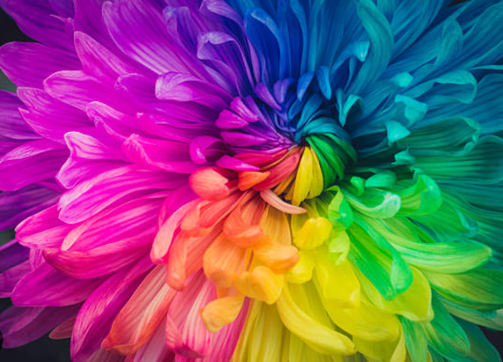
#> input picture deep-learning/images/colorimage1.jpeg, 503 x 362 px
$ jupyter execute --allow-errors main.ipynb   (shell and % lines are left out)
#> lines starting #> are read from the running program, lines starting #| are printed output that depends on the picture
[cell 1]
a = 10
b = 11.4

[cell 2]
print(type(a), type(b))
print(a, 100, 200, b)
print(a, 100, 200, b, sep=',', end='...')

[cell 3]
c = None
for _ in range(1, 10):
    c = 100
print(c)

[cell 4]
c = a > b
c, type(c)

[cell 5]
str = 'hello "world"'
str1 = "hello 'world'"
print(str, str1, sep=" and ", end="dsa")

[cell 6]
print(str[0])
print(str1[-13])
print(str1[2:10])
print(str[:3] + str1[3:])
print(str.upper())
str.replace('"', "!")

[cell 7]
tmp = 35.5
prob = 80.3
str = f"온도는 {tmp + 1} 이고 강수 확률은 {prob} 입니다."
print(str)
c = str.split(".")
print(c)
print(str)
"!".join(c)

[cell 8]
a = []
a = 1,2,3,4,5
b = [a,4,2,"이상현",3]
print(type(a))
print(b)
str = "hello world"
print(list(str))
b.sort
print(b)

print(a.index(5))
print(a[2])
b[2] = 312
print(b)

[cell 9]
str = 'hello world'
# str[1] = 'a'
# String 은 불변
str1 = str.replace('l', 'L')
print(str)
print(str1)
print(str[2:11:2])

[cell 10]
a = [4,2,6,2]
a.append(3)
print(a)
print(a[4])
print(a.index(2))
a.remove(2)
print(a)
a.append(12)
print(a.pop())
print(a)
a.reverse()
print(a)
a.sort()
print(a)
print(a.index(4))

[cell 11]
a = [10, 30, 523, 12, 75]
print(10 in a)
print(20 in a)
print(20 not in a)
b = [1, 3, 2]
tmp = b.copy()
b.extend(a)
a+=tmp
print(b)
print(a)
a.sort()
b.sort()
print(a)
print(b)
print(a == b)
print(a is b) # 메모리 주소 비교
print(a in b)
a[1] = 3
print(a is b)

[cell 12]
a = [1, 2, 3]
b = (1, 2, 3)
print(type(a))
print(type(b))
a[0] = 0
print(a)
# b[0] = 0;
print(b)
c = list(b)
c[0] = 0
print(c)
print(type(c))
c = tuple(c)
print(type(c))
print(c)

[cell 13]
d = 1, 2, 3
print(type(d))
i, j = 100, 200
print(i, j)
i, j = j, i
print(i, j)

[cell 14]
a = {'korea': 'seoul', 'canada': 'ottawa', 'japan': 'tokyo'}
for key in a:
    print(key, a[key])

b = a.values()
c = a.keys()
print(a, b, c)

[cell 15]
a =[1,1,2,3,4,4,5,3,1]
b = {1,2,3,10,11,51}
print(a)
a = set(a)
print(a)
print(a.union(b))
print(a.issuperset(b))

[cell 16]
if 5 < 6:
    print("6은 5 이상이다")
print("?")
print("!")

[cell 17]
a, b, c = 10, 20, 30
if (a == 10 and b == 20) or c == 100:
    print("1번 참")
else:
    print("1번 거짓")

if a!=10:
    print("2번 조건 참")
else:
    print("2번 조건 거짓")

if not a == 20:
    print("3번 조건 참")
else:
    print("3번 조건 거짓")

[cell 18]
a = [1, 10, 20, 100]
while len(a) > 0:
    print(a.pop())

[cell 19]
a = [1, 10, 20, 100]

for v in a:
    print(v, v*2)

[cell 20]
a = {'korea': 'seoul', 'canada': 'ottawa', 'japan': 'tokyo'}

b = a.values()
c = a.keys()

for k in c:
    print(k, a.get(k))

l = a.items()
print(l)
for key, value in l:
    print(key, value)

[cell 21]
a = [10, 20, 30, 40]
for i, v in enumerate(a):
    if i == 3: break
    print(i * v)

[cell 22]
for i in range(2, 10):
    for j in range(2, 10):
        print(i, "*", j, "=", i * j)

[cell 23]
def test(x, y, z=1):
    print(x)
    print(y)
    print(z)
    return 0

test(z=100, x=200, y=99)

[cell 24]
def add_mul(x, y):
    s = x + y
    m = x * y
    return s, m
a = add_mul(4, 5)
print(a)
print(type(a))

b, c = add_mul(4, 5)
print(b, c)
print(type(b), type(c))

[cell 25]
a = "온되: {}, 습도: {}%, 강수확률: {}%".format(20, 90, 100)

print(a)

[cell 26]
a = "온도: {temp}, 습도: {hu}%, 강수확률: {rain}%".format(rain = 100, hu = 90, temp = 20)

print(a)

[cell 27]
s = ['bob', 'carles', 'jame', 'teddy', 'alexander']

[cell 28]
def str_len(s):
    return len(s)

s.sort()
print(s)

[cell 29]
string = ['bob', 'carles', 'alexander', 'teddy', 'jane']
string.sort(reverse=True)
print(string)

[cell 30]
a = [10, 12, 3, 5, 6, 9, 23, 9, 4]
b = list(filter(lambda x: x % 2 == 0, a))
print(b)

[cell 31]
a = [10, 12, 3, 5, 6, 9, 23, 9, 4]
b = list(map(lambda x: x ** 2, a))
print(b)

[cell 32]
a = [10, 12, 3, 5, 6, 9, 23, 9, 4]
b = []
for x in a:
    b.append(x ** 2)
print(b)

[cell 33]
def mean(nums):
    _sum = 0
    for i in nums:
        _sum += i
    return (_sum / len(nums))

print(mean(range(100)))

[cell 34]
print(list(filter(lambda x: x % 5 == 0 and x % 3 == 0 and x % 2 == 0, range(100))))

[cell 35]
a = list(range(100))
print(a)

[cell 36]
import math
def is_prime(num):
#> called with num = 1
    for i in range(2, int(math.sqrt(x)) + 1):
        if num % i == 0:
            return False
    return True

[cell 37]
print(list(filter(lambda x: is_prime(x), range(1, 100))))

[cell 38]
n = 1000
array = [True for i in range(n + 1)]

for i in range(2, int(math.sqrt(n)) + 1):
    if array[i] == True:
        j = 2
        while i * j <= n:
            array[i * j] = False
            j += 1


print(list(filter(lambda x: array[x], range(2, n))))

[cell 39]
def num_prime(num):
#> called with num = 10
    count = 0
    primtNum = []
    for x in range(2, num + 1):
        if is_prime(x):
            count += 1
    return count

[cell 40]
print(num_prime(10))

[cell 41]
import requests
#> (the rest of this cell did not finish here and is left out)

[cell 42]
math.sin(100)

[cell 43]
import numpy as np
np.cos(3.141 / 2)

[cell 44]
from math import *

sin(3.141), cos(3.141)

import math as m

m.sin(m.pi)
np.cos(pi)

[cell 45]
class Person:
    pass

kang = Person()
print(type(kang))
print(kang)

[cell 46]
a = list()
print(type(a))
print(a)

[cell 47]
class Person:
    def __init__(self):
        print(self, "is generated")

p1 = Person()
p2 = Person()

[cell 48]
class Person:
    def __init__(self, name, age = 10):
        print(self, "is generated")
        self.name = name
        self.age = age
        self.hobby = 'singing'

    def print(self):
        print(self.name, self.age, self.hobby)

p1 = Person("Bob", 30)
p2 = Person("Kang", 52)
p3 = Person("Kim")

p1.hobby = 'trip'
p1.print()
p2.print()
p3.print()

[cell 49]
class Counter:
    def __init__(self, num):
        self.num = num

    def increment(self):
        self.num += 1

    def reset(self):
        self.inputValue(0)

    def inputValue(self, num):
        self.num = num

    def printCurrentValue(self):
        print("value: ", self.num)

c1 = Counter(0)
c2 = Counter(10)
c1.printCurrentValue()
c2.printCurrentValue()

c1.increment()
c1.increment()
c2.increment()

c1.printCurrentValue()
c2.printCurrentValue()

[cell 50]
class Computer:
    def add(self, x, y):
        return x + y
    def sub(self, x, y):
        return x - y

c1 = Computer()
print(c1.add(10, 20))
print(c1.sub(10, 20))

[cell 51]
class Computer:
    @staticmethod
    def add(x, y):
        return x + y
    @staticmethod
    def sub(x, y):
        return x - y

print(Computer.add(10, 20))
print(Computer.sub(10, 20))

[cell 52]
class Car:
    wheels = 4

    def __init__(self, make, model):
        self.make = make
        self.model = model

    @classmethod
    def change_wheels(cls, new_wheel_count):
        cls.wheels = new_wheel_count

    @classmethod
    def get_wheels(cls):
        return cls.wheels

car1 = Car("hyundal", "sonata")
car2 = Car("Tesla", "Model S")

print(car1.get_wheels())
print(car2.get_wheels())

Car.change_wheels(6)

print(car1.get_wheels())
print(car2.get_wheels())

[cell 53]
class Dept:
    def __init__(self, dname):
        self.dname = dname
    class Prof:
        def __init__(self, pname):
            self.pname = pname

math = Dept("Mathematics")
mathprof = Dept.Prof("Mark")

print(math.dname)
print(mathprof.pname)

[cell 54]
class Dept:
    def __init__(self, dname):
        self.dname = dname
    class Prof:
        def __init__(self, pname):
            self.pname = pname
        class Country:
            def __init__(self, cname):
                self.cname = cname

math = Dept("Mathematics")
mathprof = Dept.Prof("Mark")
country = Dept.Prof.Country("UK")

print(math.dname, mathprof.pname, country.cname)

[cell 55]
class Person:
    def __init__(self, name, age):
        self.name = name
        self.age = age
    def eat(self, food):
        print(f"{self.name}는 {food}를 먹는다")
    def sleep(self, hour):
        print(f"{self.name}는 {hour}동안 잔다")
    def work(self, hour):
        print(f"{self.name}는 {hour}동안 일한다")

class Student(Person):
    def __init__(self, name, age):
        self.name = name
        self.age = age
    def work(self, hour):
        super().work(hour)
        print(f"{self.name}는 {hour}동안 공부한다")

class Employee(Person):
    def __init__(self, name, age):
        self.name = name
        self.age = age

bob = Student('Bob', 30)
bob.eat('BBQ')
bob.sleep(8)
bob.work(10)

[cell 56]
class Point2D:
    def __init__(self, x, y):
        self.x = x
        self.y = y
    def printPt(self):
        print(f"({self.x}, {self.y})")

p1 = Point2D(3, 5)
p2 = Point2D(1, -1)

p1.printPt()
p2.printPt()

print(p1)
print(p2)

[cell 57]
class Point2D:
    def __init__(self, x, y):
        self.x = x
        self.y = y
    def __str__(self):
        return f"({self.x}, {self.y})"

p1 = Point2D(3, 5)
p2 = Point2D(1, -1)

print(p1)
print(p2)

[cell 58]
class Point2D:
    def __init__(self, x, y):
        self.x = x
        self.y = y
    def __add__ (self, pt):
        new_x = self.x + pt.x
        new_y = self.y + pt.y
        return Point2D(new_x, new_y)
    def __sub__ (self, pt):
        new_x = self.x - pt.x
        new_y = self.y - pt.y
        return Point2D(new_x, new_y)
    def __str__(self):
        return f"({self.x}, {self.y})"

p1 = Point2D(3, 5)
p2 = Point2D(1, -1)

p3 = p1 + p2
p4 = p1 - p2

print(p1)
print(p2)
print()
print("add =", p3)
print("sub =", p4)

[cell 59]
import math

class ComplexNumber:
    def __init__(self, real, img):
        self.real = real
        self.img = img

    def __str__(self):
        if self.img >= 0:
            return f"{self.real}+j{self.img}"
        else:
            return f"{self.real}-j{abs(self.img)}"

    def __add__(self, cn):
        return ComplexNumber(self.real + cn.real, self.img + cn.img)

    def __sub__(self, cn):
        return ComplexNumber(self.real - cn.real, self.img - cn.img)

    def __mul__(self, x):
        if type(x) == int:
            return ComplexNumber(self.real * x, self.img * x)
        elif type(x) == type(self):
            return ComplexNumber(self.real * x.real - self.img * x.img , self.img * x.real + self.real * x.img)
        else:
            print(f"INVALID TYPE: {type(x)}")

    def __eq__(self, cn):
        return self.real == cn.real and self.img == cn.img

    def __ne__(self, cn):
        return self.real != cn.real or self.img != cn.img

    def __abs__(self):
        return math.sqrt(self.real ** 2 | self.img ** 2)


a = ComplexNumber(1, 2)
b = ComplexNumber(-3, 3)
c = a + b
d = a - b
e = a * b
f = (a == b)
g = (a != b)
h = abs(a)
print(a, b, c, d, e, f, g, h, sep=", ")

[cell 60]
import re

a = 'abcd\n'
b = r'abcd\n'
print(a)
print(b)

m = re.search(r'abc', '123abcdefg')
print(m.start())
print(m.end())
print(m.group())

[cell 61]
import numpy as np

arr = np.array(5)
print(arr.shape) # 0 차원
arr1 = np.array([1, 2, 3])
arr1
print(arr1.shape) # 1차원

[cell 62]
arr2 = np.array([arr1, arr1, arr1, arr1])
arr2

[cell 63]
arr2.shape

[cell 64]
arr3 = np.array([arr2, arr2])
arr3

[cell 65]
arr3.shape

[cell 66]
arr = np.array([[1], [1], [1]])
arr.shape

[cell 67]
arr = np.array([[[1]]])
arr.shape

[cell 68]
zeros = np.zeros([3, 4])
zeros

[cell 69]
zeros.shape

[cell 70]
ones = np.ones([3, 4])
ones.shape

[cell 71]
onesx5 = ones * 5
print(onesx5)
print(onesx5.shape)

[cell 72]
onesx5 = 5 * ones
print(onesx5)

[cell 73]
arr = np.arange(5)
arr

[cell 74]
arr = np.arange(4, 9)

[cell 75]
arr = np.arange(0, 10, 2)
arr

[cell 76]
arr = list(range(0, 10, 2))
arr = np.array(arr)
arr

[cell 77]
arr = np.arange(12).reshape(3, 4)
arr

[cell 78]
arr = np.arange(12)
print(arr.shape)
print(arr)

[cell 79]
arr3x4 = arr.reshape(3, 4)
print(arr3x4.shape)
print(arr3x4)
print(arr3x4[1][2])
print(arr3x4[1,2])

[cell 80]
arr = np.arange(12).reshape(3,4)
arr

[cell 81]
arr[1][2]

[cell 82]
arr[1,2]

[cell 83]
arr[1:]

[cell 84]
arr[1][1:]

[cell 85]
print(arr[:,1:])
print()
print(arr[:][1:])
print()
print(arr[1:][:])

[cell 86]
arr[1:3, 2:4]

[cell 87]
a = [1, 2, 3]
print(a[:])

[cell 88]
arr = np.arange(12).reshape(3, 4)
arr

[cell 89]
arr[1][2]

[cell 90]
arr[1,2]

[cell 91]
arr[1:]

[cell 92]
arr[:, 1:]

[cell 93]
arr[1:3, 2:4]

[cell 94]
data = np.random.randn(3, 4)
data

[cell 95]
data <= 1.0

[cell 96]
data[data <= 1.0] = 0.0
data

[cell 97]
print(type(data))
data

[cell 98]
data + 3

[cell 99]
data * 3

[cell 100]
data + np.array([1, 1, 1, 1])

[cell 101]
data + np.array([1, 1, 1, 1])

[cell 102]
arr = np.random.randint(2, size=27).reshape(3, 3, 3)
arr2 = np.random.randint(2, size=9).reshape(3, 3)
arr, arr2

[cell 103]
arr + arr2

[cell 104]
arr

[cell 105]
np.sum(arr)

[cell 106]
np.max(arr)

[cell 107]
np.min(arr)

[cell 108]
np.mean(arr)

[cell 109]
arr = np.array([1, 6, 3, 7, 9, 0])
arr

[cell 110]
np.argmax(arr)

[cell 111]
np.argmin(arr)

[cell 112]
arr = np.array([3, 5, 6, 6, 3, 3, 1])

[cell 113]
np.unique(arr)

[cell 114]
arr = np.array([[1.,2,3],[1,2,3]])
arr

[cell 115]
arr.dtype

[cell 116]
arr.astype('int8')

[cell 117]
arr = np.array([[1.,2,3],[1,2,3]],dtype=np.int32)
arr.dtype

[cell 118]
arr.shape

[cell 119]
arr = np.array([[1.,2,3],[1,2,3]])
arr.shape

[cell 120]
arr = arr.reshape(1,6)
print(arr, arr.shape)

[cell 121]
arr = arr.reshape([6])
print(arr, arr.shape)

[cell 122]
arr = arr.reshape([-1])
print(arr, arr.shape)

[cell 123]
arr = arr.reshape([1, -1])
print(arr, arr.shape)

[cell 124]
arr = arr.reshape([3, 2])
print(arr, arr.shape)

[cell 125]
arr = arr.reshape([-1, 1])
print(arr, arr.shape)

[cell 126]
arr = np.random.randn(3, 4)
print(arr, arr.shape)

[cell 127]
arr[1, 1]

[cell 128]
arr = arr.reshape(4, 3)
print(arr, arr.shape)

[cell 129]
arr = arr.reshape(-1)
arr.shape

[cell 130]
arr = np.expand_dims(arr, 0)
arr.shape

[cell 131]
arr = arr.reshape(-1)
arr.shape

[cell 132]
arr = np.expand_dims(arr, -1)
arr.shape

[cell 133]
arr = np.expand_dims(np.expand_dims(arr, -1), 0)
arr.shape

[cell 134]
import matplotlib.pyplot as plt

[cell 135]
data = np.random.randn(50)
data

[cell 136]
plt.plot(data)
plt.show
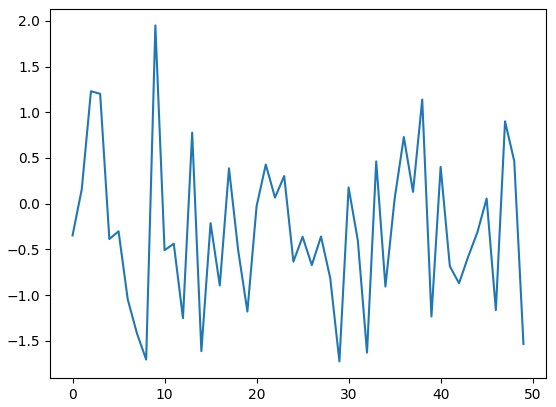
#> figure drawn by matplotlib, 1 panel; curve peaks at x = 9, y = 1.95

[cell 137]
plt.subplot(2, 3, 1)
plt.subplot(2, 3, 2)
plt.subplot(2, 3, 3)
plt.subplot(2, 3, 4)
plt.subplot(2, 3, 5)
plt.subplot(2, 3, 6)
plt.show()

[cell 138]
hist_data = np.random.randn(100)
scat_data = np.arange(100)

[cell 139]
plt.subplot(2,2,1)
plt.plot(data, 'g+')
plt.subplot(2,2,2)
plt.hist(hist_data, bins=20)
plt.subplot(2,2,3)
plt.scatter(scat_data, hist_data)
plt.show()
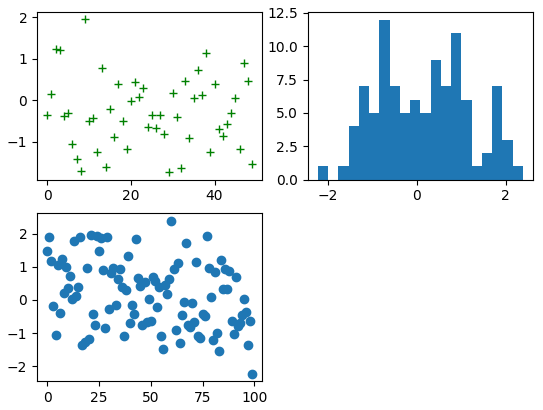
#> figure drawn by matplotlib, 3 panels; panel 1: curve peaks at x = 9, y = 1.95; panel 2: tallest bar 12 high, from x = -0.841 to -0.611

[cell 140]
plt.figure(figsize=(10,10))
plt.subplot(2,2,1)
plt.plot(data, 'r')
plt.subplot(2,2,2)
plt.hist(hist_data, bins=20)
plt.subplot(2,2,3)
plt.scatter(scat_data, hist_data)
plt.show()
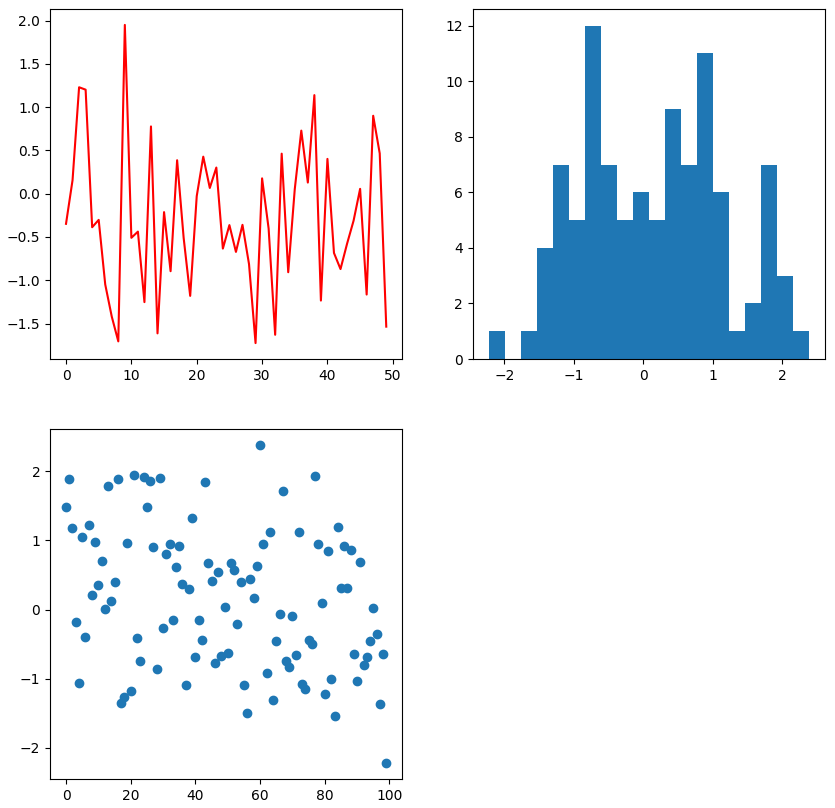
#> figure drawn by matplotlib, 3 panels; panel 1: curve peaks at x = 9, y = 1.95; panel 2: tallest bar 12 high, from x = -0.841 to -0.611

[cell 141]
data = np.random.randn(30)
plt.plot(data, 'k--', label='default')
plt.plot(data, 'k-', drawstyle='steps-post', label='steps-pos')
plt.legend()
plt.show()
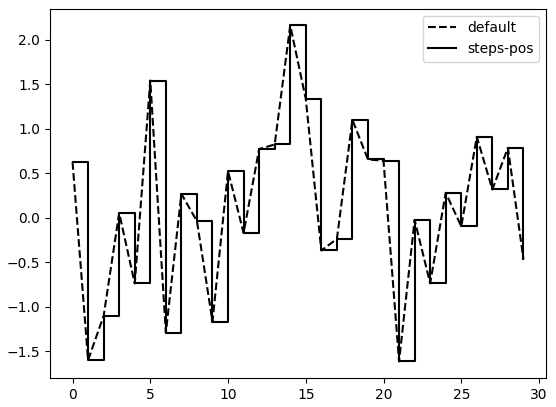
#> figure drawn by matplotlib, 1 panel; curve peaks at x = 14, y = 2.16; curve peaks at x = 14, y = 2.16

[cell 142]
plt.title('random')
plt.xlabel('index')
plt.ylabel('height')
plt.plot(np.random.randn(100).cumsum(), 'r^', label='one')
plt.plot(np.random.randn(100).cumsum(), 'g.', label='two')
plt.plot(np.random.randn(100).cumsum(), 'b', label='three')
plt.legend()
plt.show()
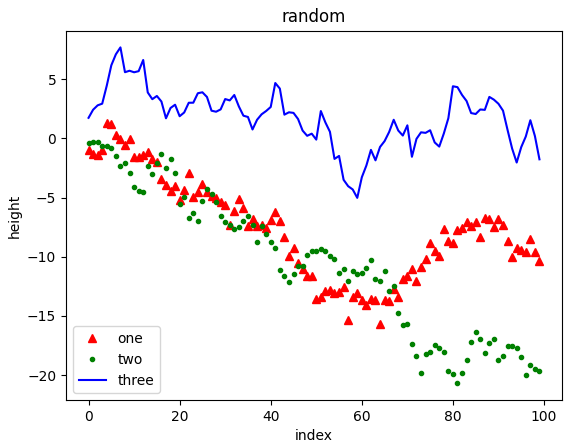
#> figure drawn by matplotlib, 1 panel; curve peaks at x = 4, y = 1.27; curve peaks at x = 1, y = -0.291; curve peaks at x = 7, y = 7.68
plt.savefig('graph.png')

[cell 143]
from PIL import Image
path = 'images/colorimage1.jpeg'
img_pil = Image.open(path)
#> img_pil is the input picture: PIL image 503x362 RGBA; mean R, G, B, A 125.9, 85.2, 113.5, 255
img = np.array(img_pil)

[cell 144]
print(type(img_pil), type(img))
#| <class 'PIL.PngImagePlugin.PngImageFile'> <class 'numpy.ndarray'>

[cell 145]
img.shape
#> Out = (362, 503, 4)

[cell 146]
np.min(img), np.max(img)
#> Out = (0, 255)

[cell 147]
plt.imshow(img)

[cell 148]
plt.hist(img.reshape(-1), bins=256)
plt.show()
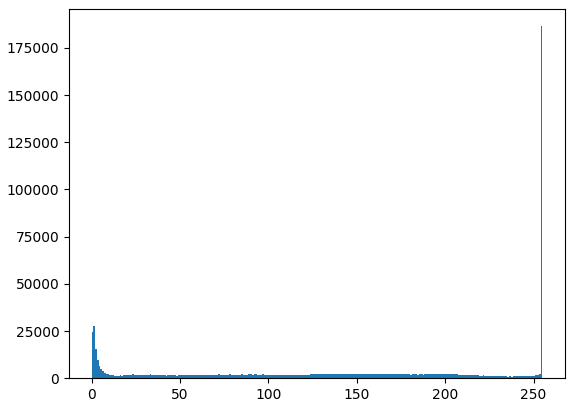
#> figure drawn by matplotlib, 1 panel; tallest bar 186538 high, from x = 254 to 255

[cell 149]
img_pil = Image.open(path).convert('L')
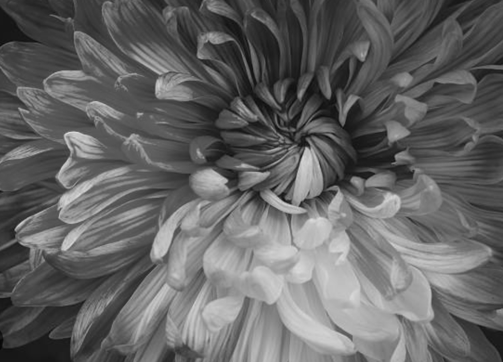
#> img_pil: PIL image 503x362 L; min 8, max 219, mean 100.6
img_gray = np.array(img_pil)

[cell 150]
img_gray.shape
#> Out = (362, 503)
